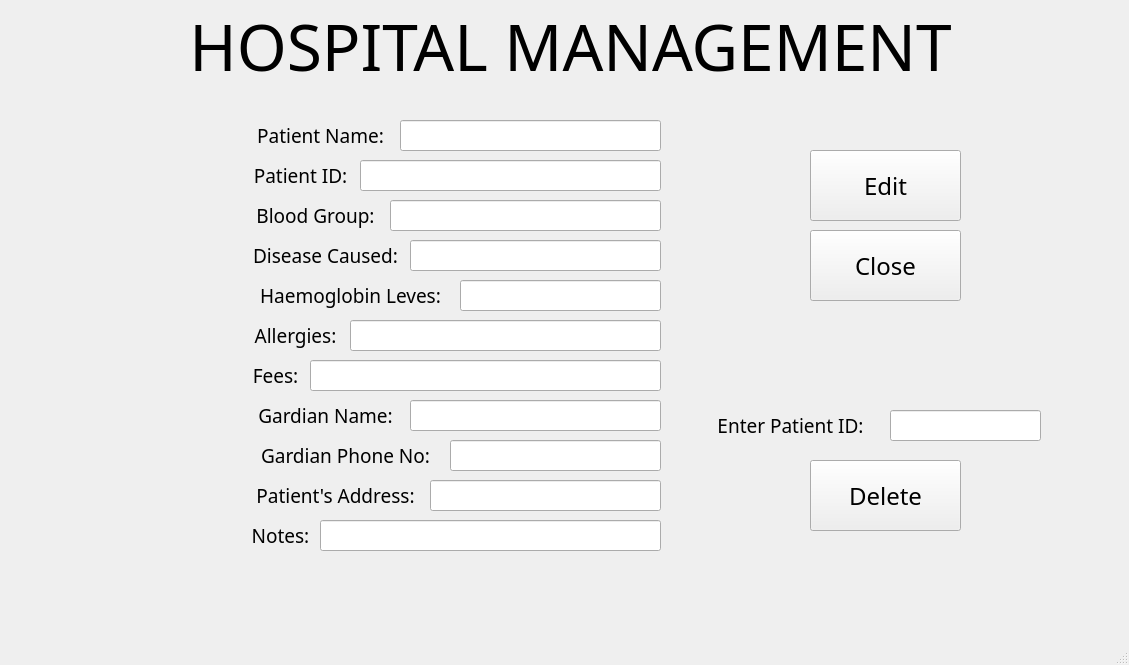
<?xml version="1.0" encoding="UTF-8"?>
<ui version="4.0">
 <class>MainWindow</class>
 <widget class="QMainWindow" name="MainWindow">
  <property name="geometry">
   <rect>
    <x>0</x>
    <y>0</y>
    <width>1129</width>
    <height>665</height>
   </rect>
  </property>
  <property name="windowTitle">
   <string>MainWindow</string>
  </property>
  <widget class="QWidget" name="centralwidget">
   <widget class="QPushButton" name="close">
    <property name="geometry">
     <rect>
      <x>810</x>
      <y>230</y>
      <width>151</width>
      <height>71</height>
     </rect>
    </property>
    <property name="font">
     <font>
      <family>Maiandra GD</family>
      <pointsize>18</pointsize>
     </font>
    </property>
    <property name="text">
     <string>Close</string>
    </property>
   </widget>
   <widget class="QLabel" name="label">
    <property name="geometry">
     <rect>
      <x>50</x>
      <y>0</y>
      <width>1041</width>
      <height>91</height>
     </rect>
    </property>
    <property name="font">
     <font>
      <family>Maiandra GD</family>
      <pointsize>48</pointsize>
     </font>
    </property>
    <property name="text">
     <string>HOSPITAL MANAGEMENT</string>
    </property>
    <property name="alignment">
     <set>Qt::AlignCenter</set>
    </property>
   </widget>
   <widget class="QLabel" name="label_2">
    <property name="geometry">
     <rect>
      <x>240</x>
      <y>120</y>
      <width>161</width>
      <height>31</height>
     </rect>
    </property>
    <property name="font">
     <font>
      <family>Maiandra GD</family>
      <pointsize>14</pointsize>
     </font>
    </property>
    <property name="text">
     <string>Patient Name:</string>
    </property>
    <property name="alignment">
     <set>Qt::AlignCenter</set>
    </property>
   </widget>
   <widget class="QLabel" name="label_3">
    <property name="geometry">
     <rect>
      <x>240</x>
      <y>200</y>
      <width>151</width>
      <height>31</height>
     </rect>
    </property>
    <property name="font">
     <font>
      <family>Maiandra GD</family>
      <pointsize>14</pointsize>
     </font>
    </property>
    <property name="text">
     <string>Blood Group:</string>
    </property>
    <property name="alignment">
     <set>Qt::AlignCenter</set>
    </property>
   </widget>
   <widget class="QLabel" name="label_4">
    <property name="geometry">
     <rect>
      <x>240</x>
      <y>360</y>
      <width>71</width>
      <height>31</height>
     </rect>
    </property>
    <property name="font">
     <font>
      <family>Maiandra GD</family>
      <pointsize>14</pointsize>
     </font>
    </property>
    <property name="text">
     <string>Fees:</string>
    </property>
    <property name="alignment">
     <set>Qt::AlignCenter</set>
    </property>
   </widget>
   <widget class="QLabel" name="label_5">
    <property name="geometry">
     <rect>
      <x>240</x>
      <y>320</y>
      <width>111</width>
      <height>31</height>
     </rect>
    </property>
    <property name="font">
     <font>
      <family>Maiandra GD</family>
      <pointsize>14</pointsize>
     </font>
    </property>
    <property name="text">
     <string>Allergies:</string>
    </property>
    <property name="alignment">
     <set>Qt::AlignCenter</set>
    </property>
   </widget>
   <widget class="QLabel" name="label_6">
    <property name="geometry">
     <rect>
      <x>240</x>
      <y>280</y>
      <width>221</width>
      <height>31</height>
     </rect>
    </property>
    <property name="font">
     <font>
      <family>Maiandra GD</family>
      <pointsize>14</pointsize>
     </font>
    </property>
    <property name="text">
     <string>Haemoglobin Leves:</string>
    </property>
    <property name="alignment">
     <set>Qt::AlignCenter</set>
    </property>
   </widget>
   <widget class="QLabel" name="label_7">
    <property name="geometry">
     <rect>
      <x>240</x>
      <y>240</y>
      <width>171</width>
      <height>31</height>
     </rect>
    </property>
    <property name="font">
     <font>
      <family>Maiandra GD</family>
      <pointsize>14</pointsize>
     </font>
    </property>
    <property name="text">
     <string>Disease Caused:</string>
    </property>
    <property name="alignment">
     <set>Qt::AlignCenter</set>
    </property>
   </widget>
   <widget class="QLabel" name="label_8">
    <property name="geometry">
     <rect>
      <x>240</x>
      <y>480</y>
      <width>191</width>
      <height>31</height>
     </rect>
    </property>
    <property name="font">
     <font>
      <family>Maiandra GD</family>
      <pointsize>14</pointsize>
     </font>
    </property>
    <property name="text">
     <string>Patient's Address:</string>
    </property>
    <property name="alignment">
     <set>Qt::AlignCenter</set>
    </property>
   </widget>
   <widget class="QLabel" name="label_9">
    <property name="geometry">
     <rect>
      <x>240</x>
      <y>440</y>
      <width>211</width>
      <height>31</height>
     </rect>
    </property>
    <property name="font">
     <font>
      <family>Maiandra GD</family>
      <pointsize>14</pointsize>
     </font>
    </property>
    <property name="text">
     <string>Gardian Phone No:</string>
    </property>
    <property name="alignment">
     <set>Qt::AlignCenter</set>
    </property>
   </widget>
   <widget class="QLabel" name="label_10">
    <property name="geometry">
     <rect>
      <x>240</x>
      <y>400</y>
      <width>171</width>
      <height>31</height>
     </rect>
    </property>
    <property name="font">
     <font>
      <family>Maiandra GD</family>
      <pointsize>14</pointsize>
     </font>
    </property>
    <property name="text">
     <string>Gardian Name:</string>
    </property>
    <property name="alignment">
     <set>Qt::AlignCenter</set>
    </property>
   </widget>
   <widget class="QLabel" name="label_11">
    <property name="geometry">
     <rect>
      <x>240</x>
      <y>520</y>
      <width>81</width>
      <height>31</height>
     </rect>
    </property>
    <property name="font">
     <font>
      <family>Maiandra GD</family>
      <pointsize>14</pointsize>
     </font>
    </property>
    <property name="text">
     <string>Notes:</string>
    </property>
    <property name="alignment">
     <set>Qt::AlignCenter</set>
    </property>
   </widget>
   <widget class="QLabel" name="label_12">
    <property name="geometry">
     <rect>
      <x>240</x>
      <y>160</y>
      <width>121</width>
      <height>31</height>
     </rect>
    </property>
    <property name="font">
     <font>
      <family>Maiandra GD</family>
      <pointsize>14</pointsize>
     </font>
    </property>
    <property name="text">
     <string>Patient ID:</string>
    </property>
    <property name="alignment">
     <set>Qt::AlignCenter</set>
    </property>
   </widget>
   <widget class="QPushButton" name="edit">
    <property name="geometry">
     <rect>
      <x>810</x>
      <y>150</y>
      <width>151</width>
      <height>71</height>
     </rect>
    </property>
    <property name="font">
     <font>
      <family>Maiandra GD</family>
      <pointsize>18</pointsize>
     </font>
    </property>
    <property name="text">
     <string>Edit</string>
    </property>
   </widget>
   <widget class="QPushButton" name="close_2">
    <property name="geometry">
     <rect>
      <x>810</x>
      <y>460</y>
      <width>151</width>
      <height>71</height>
     </rect>
    </property>
    <property name="font">
     <font>
      <family>Maiandra GD</family>
      <pointsize>18</pointsize>
     </font>
    </property>
    <property name="text">
     <string>Delete</string>
    </property>
   </widget>
   <widget class="QLineEdit" name="pname">
    <property name="geometry">
     <rect>
      <x>400</x>
      <y>120</y>
      <width>261</width>
      <height>31</height>
     </rect>
    </property>
    <property name="font">
     <font>
      <family>Maiandra GD</family>
      <pointsize>14</pointsize>
     </font>
    </property>
   </widget>
   <widget class="QLineEdit" name="notes">
    <property name="geometry">
     <rect>
      <x>320</x>
      <y>520</y>
      <width>341</width>
      <height>31</height>
     </rect>
    </property>
    <property name="font">
     <font>
      <family>Maiandra GD</family>
      <pointsize>14</pointsize>
     </font>
    </property>
   </widget>
   <widget class="QLineEdit" name="allergies">
    <property name="geometry">
     <rect>
      <x>350</x>
      <y>320</y>
      <width>311</width>
      <height>31</height>
     </rect>
    </property>
    <property name="font">
     <font>
      <family>Maiandra GD</family>
      <pointsize>14</pointsize>
     </font>
    </property>
   </widget>
   <widget class="QLineEdit" name="add">
    <property name="geometry">
     <rect>
      <x>430</x>
      <y>480</y>
      <width>231</width>
      <height>31</height>
     </rect>
    </property>
    <property name="font">
     <font>
      <family>Maiandra GD</family>
      <pointsize>14</pointsize>
     </font>
    </property>
   </widget>
   <widget class="QLineEdit" name="disease">
    <property name="geometry">
     <rect>
      <x>410</x>
      <y>240</y>
      <width>251</width>
      <height>31</height>
     </rect>
    </property>
    <property name="font">
     <font>
      <family>Maiandra GD</family>
      <pointsize>14</pointsize>
     </font>
    </property>
   </widget>
   <widget class="QLineEdit" name="pid">
    <property name="geometry">
     <rect>
      <x>360</x>
      <y>160</y>
      <width>301</width>
      <height>31</height>
     </rect>
    </property>
    <property name="font">
     <font>
      <family>Maiandra GD</family>
      <pointsize>14</pointsize>
     </font>
    </property>
   </widget>
   <widget class="QLineEdit" name="gardname">
    <property name="geometry">
     <rect>
      <x>410</x>
      <y>400</y>
      <width>251</width>
      <height>31</height>
     </rect>
    </property>
    <property name="font">
     <font>
      <family>Maiandra GD</family>
      <pointsize>14</pointsize>
     </font>
    </property>
   </widget>
   <widget class="QLineEdit" name="blood">
    <property name="geometry">
     <rect>
      <x>390</x>
      <y>200</y>
      <width>271</width>
      <height>31</height>
     </rect>
    </property>
    <property name="font">
     <font>
      <family>Maiandra GD</family>
      <pointsize>14</pointsize>
     </font>
    </property>
   </widget>
   <widget class="QLineEdit" name="haemoglobin">
    <property name="geometry">
     <rect>
      <x>460</x>
      <y>280</y>
      <width>201</width>
      <height>31</height>
     </rect>
    </property>
    <property name="font">
     <font>
      <family>Maiandra GD</family>
      <pointsize>14</pointsize>
     </font>
    </property>
   </widget>
   <widget class="QLineEdit" name="gardphone">
    <property name="geometry">
     <rect>
      <x>450</x>
      <y>440</y>
      <width>211</width>
      <height>31</height>
     </rect>
    </property>
    <property name="font">
     <font>
      <family>Maiandra GD</family>
      <pointsize>14</pointsize>
     </font>
    </property>
   </widget>
   <widget class="QLineEdit" name="fees">
    <property name="geometry">
     <rect>
      <x>310</x>
      <y>360</y>
      <width>351</width>
      <height>31</height>
     </rect>
    </property>
    <property name="font">
     <font>
      <family>Maiandra GD</family>
      <pointsize>14</pointsize>
     </font>
    </property>
   </widget>
   <widget class="QLabel" name="label_13">
    <property name="geometry">
     <rect>
      <x>700</x>
      <y>410</y>
      <width>181</width>
      <height>31</height>
     </rect>
    </property>
    <property name="font">
     <font>
      <family>Maiandra GD</family>
      <pointsize>14</pointsize>
     </font>
    </property>
    <property name="text">
     <string>Enter Patient ID:</string>
    </property>
    <property name="alignment">
     <set>Qt::AlignCenter</set>
    </property>
   </widget>
   <widget class="QLineEdit" name="deletepid">
    <property name="geometry">
     <rect>
      <x>890</x>
      <y>410</y>
      <width>151</width>
      <height>31</height>
     </rect>
    </property>
    <property name="font">
     <font>
      <family>Maiandra GD</family>
      <pointsize>14</pointsize>
     </font>
    </property>
   </widget>
  </widget>
  <widget class="QMenuBar" name="menubar">
   <property name="geometry">
    <rect>
     <x>0</x>
     <y>0</y>
     <width>1129</width>
     <height>26</height>
    </rect>
   </property>
  </widget>
  <widget class="QStatusBar" name="statusbar"/>
 </widget>
 <resources/>
 <connections/>
</ui>
